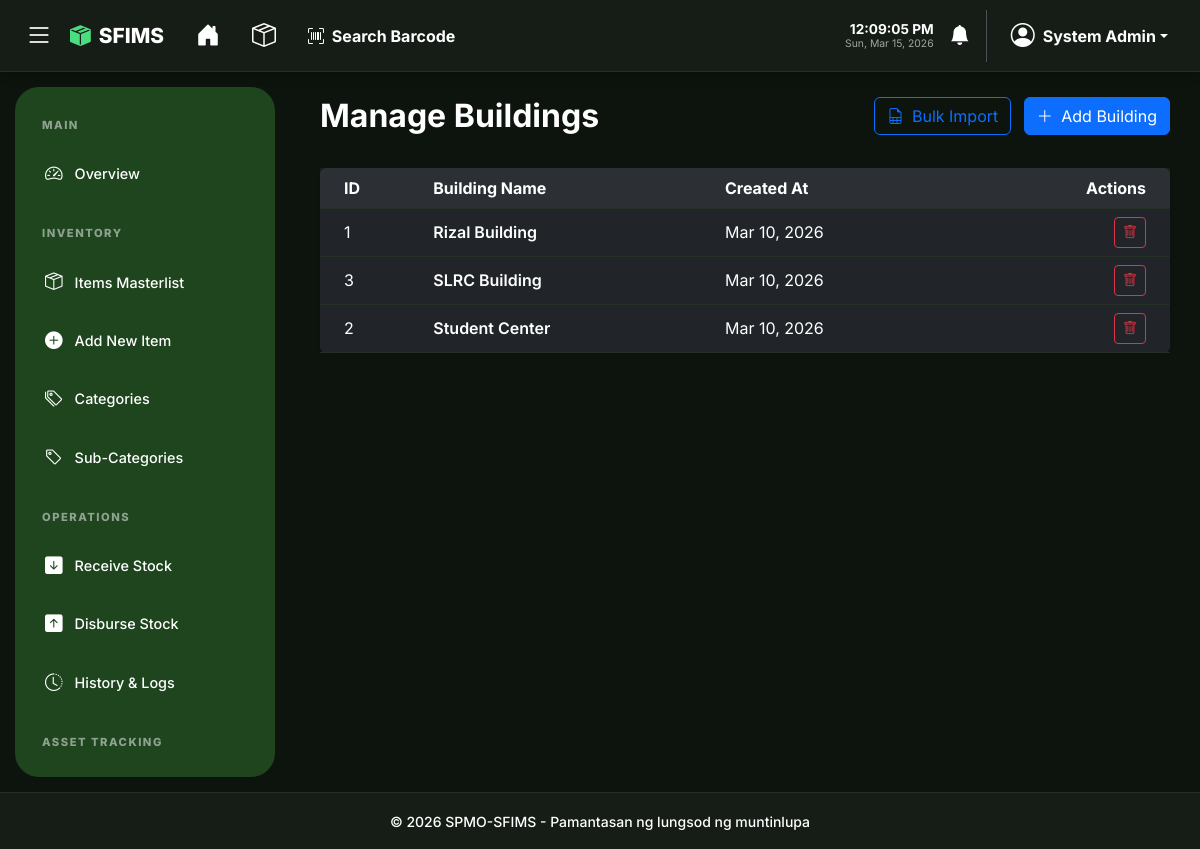
Page /admin/buildings.php (signed in) on the committed database.
### tables this page shows
CREATE TABLE IF NOT EXISTS buildings (
    id INT AUTO_INCREMENT PRIMARY KEY,
    name VARCHAR(100) NOT NULL UNIQUE,
    created_at TIMESTAMP DEFAULT CURRENT_TIMESTAMP
);

### config/app.php (called while the page is built, shortened)
<?php
function h($string)
{
    return htmlspecialchars($string, ENT_QUOTES, 'UTF-8');
}

### admin/buildings.php (the view, shortened to what this page needs)
<?php
require_once '../config/app.php';
$db = Database::getInstance();
$buildings = $db->query("SELECT * FROM buildings ORDER BY name ASC")->fetchAll();
require_once '../partials/header.php';
?>
<div class="row mb-4">
    <div class="col-md-6">
        <h2 class="fw-bold">Manage Buildings</h2>
    </div>
    <div class="col-md-6 text-end">
        <?php if ($_SESSION['role'] === 'Admin'): ?>
            <a href="import_master.php?type=buildings" class="btn btn-outline-primary me-2">
                <i class="bi bi-file-earmark-spreadsheet me-1"></i> Bulk Import
            </a>
            <button type="button" class="btn btn-primary" data-bs-toggle="modal" data-bs-target="#addBuildingModal">
                <i class="bi bi-plus-lg me-1"></i> Add Building
            </button>
        <?php endif; ?>
    </div>
</div>
<div class="card shadow-sm border-0">
    <div class="card-body p-0">
        <div class="table-responsive">
            <table class="table table-hover align-middle mb-0">
                <thead class="bg-light">
                    <tr>
                        <th class="ps-4">ID</th>
                        <th>Building Name</th>
                        <th>Created At</th>
                        <?php if ($_SESSION['role'] === 'Admin'): ?>
                            <th class="text-end pe-4">Actions</th>
                        <?php endif; ?>
                    </tr>
                </thead>
                <tbody>
                    <?php if ($buildings): ?>
                        <?php foreach ($buildings as $b): ?>
                            <tr>
                                <td class="ps-4"><?php echo $b['id']; ?></td>
                                <td class="fw-semibold"><?php echo h($b['name']); ?></td>
                                <td><?php echo date('M d, Y', strtotime($b['created_at'])); ?></td>
                                <?php if ($_SESSION['role'] === 'Admin'): ?>
                                    <td class="text-end pe-4">
                                        <form method="POST" action="" class="d-inline">
                                            <button type="submit" class="btn btn-sm btn-outline-danger" onclick="return confirm('Are you sure you want to delete this building?')">
                                                <i class="bi bi-trash"></i>
                                            </button>
                                        </form>
                                    </td>
                                <?php endif; ?>
                            </tr>
                        <?php endforeach; ?>
                    <?php else: ?>
                        <tr>
                            <td colspan="4" class="text-center py-4 text-muted">No buildings found.</td>
                        </tr>
                    <?php endif; ?>
                </tbody>
            </table>
        </div>
    </div>
</div>
<?php require_once '../partials/footer.php'; ?>

### partials/header.php (style rules this page uses)
*, *::before, *::after { transition: background-color 0.3s ease, border-color 0.3s ease, color 0.3s ease, box-shadow 0.3s ease; }
:root { --sfims-bg: #f3f7f4; --sfims-card-bg: #ffffff; --sfims-text: #1e3a1a; --sfims-border: #dce3dc; --sfims-green: #1e451e; --sfims-accent: #2d5a27; --sfims-input-bg: #ffffff; --header-dark: #ffffff; --sidebar-width: 260px; --sidebar-collapsed-width: 84px; --nav-shadow: rgba(0, 0, 0, 0.05); --sidebar-text: rgba(255, 255, 255, 0.85); --dropdown-header-text: #6c757d; }
[data-theme="dark"] { --sfims-bg: #0d140e; --sfims-card-bg: #151d16; --sfims-text: #ffffff; --sfims-border: #242f25; --sfims-green: #1e451e; --sfims-input-bg: #2a332b; --header-dark: #151d16; --nav-shadow: rgba(0, 0, 0, 0.4); --sfims-accent: #ffffff; --sidebar-text: #ffffff; --dropdown-header-text: #cbd5e1; }
body { background-color: var(--sfims-bg) !important; color: var(--sfims-text) !important; font-family: 'Inter', sans-serif; min-height: 100vh; margin: 0; display: flex; flex-direction: column; overflow-x: hidden; }
[data-theme="dark"] .bg-light { background-color: rgba(255, 255, 255, 0.05) !important; color: var(--sfims-text) !important; }
[data-theme="dark"] .text-dark, [data-theme="dark"] .text-black, [data-theme="dark"] h1, [data-theme="dark"] h2, [data-theme="dark"] h3, [data-theme="dark"] h4, [data-theme="dark"] h5, [data-theme="dark"] h6, [data-theme="dark"] .card-title, [data-theme="dark"] .modal-title, [data-theme="dark"] .nav-tabs .nav-link { color: #ffffff !important; }
[data-theme="dark"] ::placeholder { color: #64748b !important; opacity: 1 !important; }
[data-theme="dark"] .table { --bs-table-bg: transparent; --bs-table-color: var(--sfims-text); --bs-table-border-color: var(--sfims-border); color: var(--sfims-text); }
.btn-group, td.text-end, td:last-child { white-space: nowrap; }

### rows in the picture
buildings: id "1", name "Rizal Building", created_at "Mar 10, 2026"
buildings: id "3", name "SLRC Building", created_at "Mar 10, 2026"
buildings: id "2", name "Student Center", created_at "Mar 10, 2026"

### other values in the picture
$_SESSION['full_name'] "System Admin"
